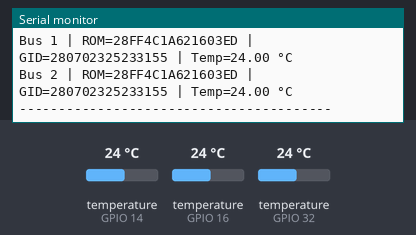
Simulated run of this sketch. Board: ESP32. On the bench: the last lines printed to the serial monitor. Inputs (shaded band) come from the test bench; at power-on: temperature (sensors on GPIO 14, GPIO 16, GPIO 32) 24 °C.

Above: at 2.3 s.
2.4 s: temperature (sensor on GPIO 14) set to 12 °C
7.3 s: temperature (sensor on GPIO 16) set to 12 °C
At 10.0 s:
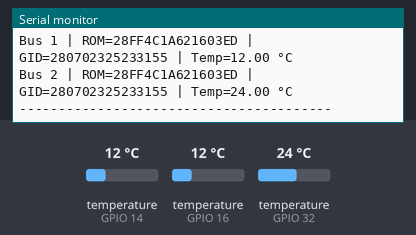
12.2 s: temperature (sensor on GPIO 32) set to 12 °C
At 14.0 s:
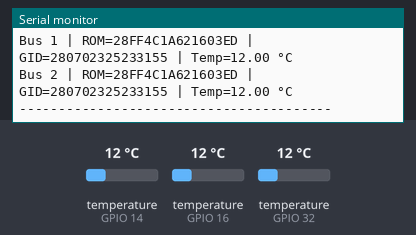
17.1 s: temperature (sensor on GPIO 14) set to 19 °C
22.0 s: temperature (sensor on GPIO 16) set to 19 °C
At 25.9 s:
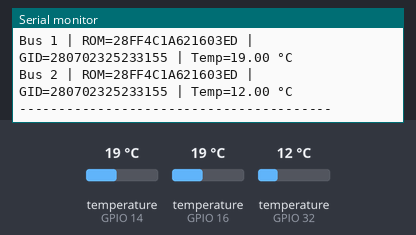
26.9 s: temperature (sensor on GPIO 32) set to 19 °C
At 29.9 s:
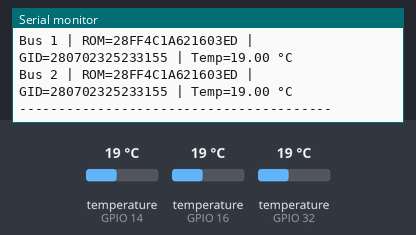
Timing chart, 0 to 31.4 s (numbered marks = the images above; inputs shaded):
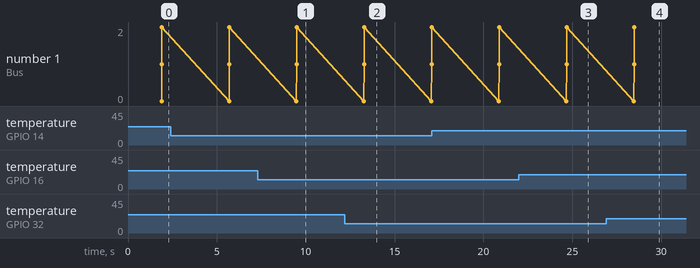

The sketch:

no_HTTP.ino
```cpp
#include <Arduino.h>
#include <OneWire.h>
#include <DallasTemperature.h>

#define BUS_COUNT 3

// ===== CHANGE PINS IF NEEDED =====
static const uint8_t BUS_PINS[BUS_COUNT] = {
  14,  // Bus 0
  16,  // Bus 1
  32   // Bus 2
};

#define MAX_SENSORS_TOTAL 64
#define POLL_INTERVAL_MS 3000   // safe for up to 30 sensors @ 12-bit

// ================================

struct SensorInfo {
  uint8_t bus;
  DeviceAddress rom;
  uint64_t grentonId;
  bool crcOk;
  float temperatureC;
};

SensorInfo sensors[MAX_SENSORS_TOTAL];
uint8_t sensorCount = 0;

OneWire* oneWire[BUS_COUNT];
DallasTemperature* dallas[BUS_COUNT];

// ---------- Utilities ----------

String romToHex(const DeviceAddress rom) {
  char buf[17];
  for (uint8_t i = 0; i < 8; i++) {
    sprintf(&buf[i * 2], "%02X", rom[i]);
  }
  return String(buf);
}

uint64_t romToGrentonId(const DeviceAddress rom) {
  uint64_t id = 0;
  for (uint8_t i = 1; i <= 6; i++) {
    id = (id << 8) | rom[i];
  }
  return id;
}

void hardResetBus(uint8_t pin) {
  pinMode(pin, OUTPUT);
  digitalWrite(pin, LOW);
  delayMicroseconds(600);
  pinMode(pin, INPUT_PULLUP);
  delay(10);
}

// ---------- Enumeration ----------

void enumerateBus(uint8_t busIndex) {
  Serial.printf("\n--- Enumerating bus %u (GPIO %u) ---\n",
                busIndex, BUS_PINS[busIndex]);

  hardResetBus(BUS_PINS[busIndex]);

  DeviceAddress rom;
  oneWire[busIndex]->reset_search();

  uint8_t found = 0;

  while (oneWire[busIndex]->search(rom)) {
    if (sensorCount >= MAX_SENSORS_TOTAL) break;

    SensorInfo& s = sensors[sensorCount++];
    s.bus = busIndex;
    memcpy(s.rom, rom, 8);
    s.crcOk = (OneWire::crc8(rom, 7) == rom[7]);
    s.grentonId = romToGrentonId(rom);
    s.temperatureC = NAN;

    Serial.printf(
      "Bus %u Sensor %u | ROM=%s | GID=%llu | CRC=%s\n",
      busIndex,
      found,
      romToHex(rom).c_str(),
      s.grentonId,
      s.crcOk ? "OK" : "BAD"
    );

    found++;
    delay(3);
  }

  Serial.printf("Bus %u enumeration complete (%u sensors)\n",
                busIndex, found);
}

void enumerateAllBuses() {
  sensorCount = 0;

  Serial.println("\n=========== ENUMERATION START ===========");

  for (uint8_t b = 0; b < BUS_COUNT; b++) {
    enumerateBus(b);
    delay(50);
  }

  Serial.println("\n=========== ENUMERATION DONE ===========");
  Serial.printf("Total sensors found: %u\n\n", sensorCount);
}

// ---------- Polling ----------

void pollSensors() {
  for (uint8_t b = 0; b < BUS_COUNT; b++) {
    dallas[b]->requestTemperatures();
  }

  delay(750); // conversion time @ 12-bit

  for (uint8_t i = 0; i < sensorCount; i++) {
    SensorInfo& s = sensors[i];
    float t = dallas[s.bus]->getTempC(s.rom);
    s.temperatureC = t;

    Serial.printf(
      "Bus %u | ROM=%s | GID=%llu | Temp=%.2f °C\n",
      s.bus,
      romToHex(s.rom).c_str(),
      romToGrentonId(s.rom),
      t
    );
  }

  Serial.println("----------------------------------------");
}

// ---------- Setup / Loop ----------

void setup() {
  Serial.begin(115200);
  delay(800);

  Serial.println("\nESP32 1-Wire Multi-Bus Test");

  for (uint8_t b = 0; b < BUS_COUNT; b++) {
    oneWire[b] = new OneWire(BUS_PINS[b]);
    dallas[b] = new DallasTemperature(oneWire[b]);
    dallas[b]->begin();
    dallas[b]->setWaitForConversion(false); // async-safe
  }

  enumerateAllBuses();
}

void loop() {
  pollSensors();
  delay(POLL_INTERVAL_MS);
}
```

Measured:
- after the input at 7.3 s, the serial monitor: prints a new line after 2.2 s (image 1)
- after the input at 12.2 s, the serial monitor: prints a new line after 1.1 s (image 2)
- after the input at 22.0 s, the serial monitor: prints a new line after 2.7 s (image 3)
- after the input at 26.9 s, the serial monitor: prints a new line after 1.6 s (image 4)
